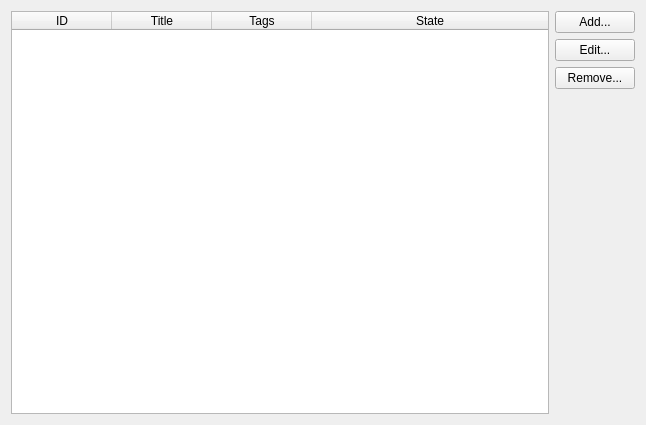
<?xml version="1.0" encoding="UTF-8"?>
<ui version="4.0">
 <class>WareIssuesManagerWidget</class>
 <widget class="QWidget" name="WareIssuesManagerWidget">
  <property name="geometry">
   <rect>
    <x>0</x>
    <y>0</y>
    <width>646</width>
    <height>425</height>
   </rect>
  </property>
  <property name="windowTitle">
   <string>Form</string>
  </property>
  <layout class="QHBoxLayout" name="horizontalLayout">
   <item>
    <widget class="QTableWidget" name="IssuesTable">
     <property name="editTriggers">
      <set>QAbstractItemView::NoEditTriggers</set>
     </property>
     <property name="selectionMode">
      <enum>QAbstractItemView::SingleSelection</enum>
     </property>
     <property name="selectionBehavior">
      <enum>QAbstractItemView::SelectRows</enum>
     </property>
     <property name="sortingEnabled">
      <bool>true</bool>
     </property>
     <attribute name="horizontalHeaderShowSortIndicator" stdset="0">
      <bool>true</bool>
     </attribute>
     <attribute name="horizontalHeaderStretchLastSection">
      <bool>true</bool>
     </attribute>
     <column>
      <property name="text">
       <string>ID</string>
      </property>
     </column>
     <column>
      <property name="text">
       <string>Title</string>
      </property>
     </column>
     <column>
      <property name="text">
       <string>Tags</string>
      </property>
     </column>
     <column>
      <property name="text">
       <string>State</string>
      </property>
     </column>
    </widget>
   </item>
   <item>
    <layout class="QVBoxLayout" name="verticalLayout_13">
     <item>
      <widget class="QPushButton" name="AddButton">
       <property name="text">
        <string>Add...</string>
       </property>
      </widget>
     </item>
     <item>
      <widget class="QPushButton" name="EditButton">
       <property name="text">
        <string>Edit...</string>
       </property>
      </widget>
     </item>
     <item>
      <widget class="QPushButton" name="RemoveButton">
       <property name="text">
        <string>Remove...</string>
       </property>
      </widget>
     </item>
     <item>
      <spacer name="verticalSpacer_4">
       <property name="orientation">
        <enum>Qt::Vertical</enum>
       </property>
       <property name="sizeHint" stdset="0">
        <size>
         <width>20</width>
         <height>40</height>
        </size>
       </property>
      </spacer>
     </item>
    </layout>
   </item>
  </layout>
 </widget>
 <resources/>
 <connections/>
</ui>
